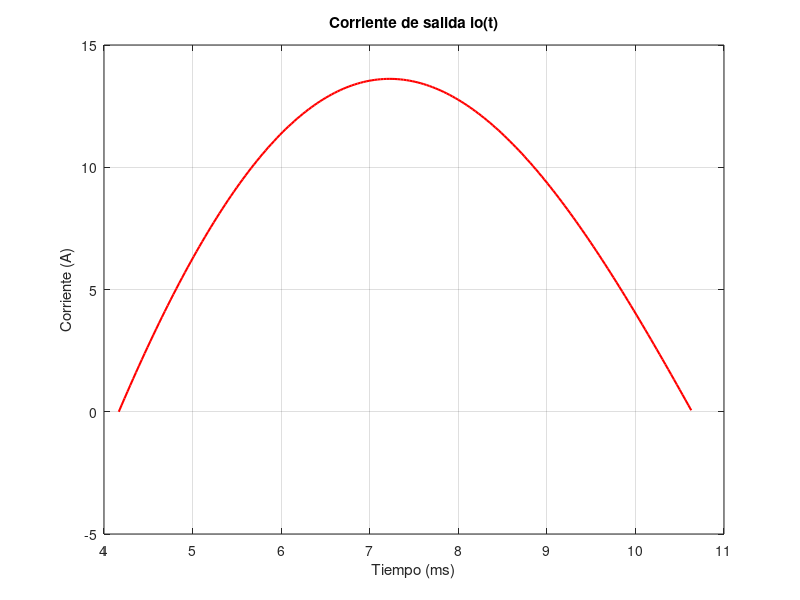

This chart was generated by the following MATLAB code:
x=linspace(0.0041667,0.01063,200);
io=18.76*sin(376.991*x-0.98)-10.45*exp(-250*(x-0.0041667));
plot(x*1e3,io,'r','LineWidth',1.5); hold on
title('Corriente de salida io(t)'); xlabel('Tiempo (ms)'); ylabel('Corriente (A)')
grid on
